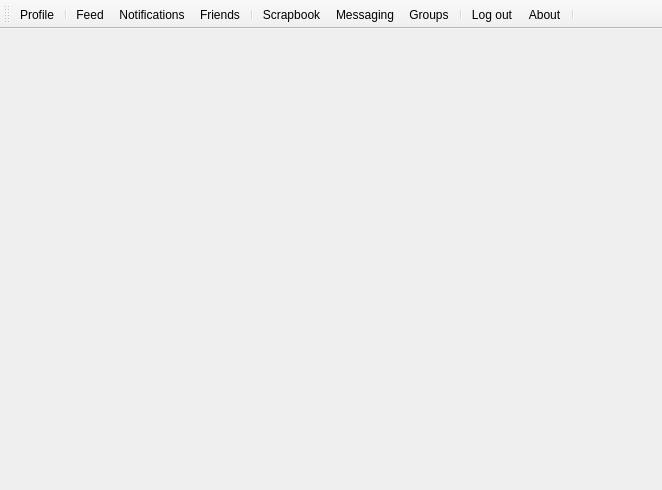
<?xml version="1.0" encoding="UTF-8"?>
<ui version="4.0">
 <class>MainWindow</class>
 <widget class="QMainWindow" name="MainWindow">
  <property name="geometry">
   <rect>
    <x>0</x>
    <y>0</y>
    <width>662</width>
    <height>490</height>
   </rect>
  </property>
  <property name="windowTitle">
   <string>MainWindow</string>
  </property>
  <widget class="QWidget" name="centralwidget">
   <layout class="QGridLayout" name="gridLayout">
    <item row="0" column="0">
     <widget class="QStackedWidget" name="stackedWidget">
      <property name="currentIndex">
       <number>0</number>
      </property>
      <widget class="QWidget" name="page"/>
      <widget class="QWidget" name="page_2"/>
     </widget>
    </item>
   </layout>
  </widget>
  <widget class="QToolBar" name="toolBar">
   <property name="windowTitle">
    <string>toolBar</string>
   </property>
   <property name="toolButtonStyle">
    <enum>Qt::ToolButtonTextUnderIcon</enum>
   </property>
   <attribute name="toolBarArea">
    <enum>TopToolBarArea</enum>
   </attribute>
   <attribute name="toolBarBreak">
    <bool>false</bool>
   </attribute>
   <addaction name="actionAboutMe"/>
   <addaction name="separator"/>
   <addaction name="actionFeed"/>
   <addaction name="actionNotifications"/>
   <addaction name="actionFriend"/>
   <addaction name="separator"/>
   <addaction name="actionScrapbook"/>
   <addaction name="actionMessaging"/>
   <addaction name="actionGroups"/>
   <addaction name="separator"/>
   <addaction name="actionLog_out"/>
   <addaction name="actionAbout_Rocketbook"/>
   <addaction name="separator"/>
  </widget>
  <action name="actionFeed">
   <property name="icon">
    <iconset resource="icons.qrc">
     <normaloff>:/feed.png</normaloff>:/feed.png</iconset>
   </property>
   <property name="text">
    <string>Feed</string>
   </property>
   <property name="toolTip">
    <string>View Feed</string>
   </property>
  </action>
  <action name="actionAboutMe">
   <property name="icon">
    <iconset>
     <normaloff>user.png</normaloff>user.png</iconset>
   </property>
   <property name="text">
    <string>Profile</string>
   </property>
   <property name="toolTip">
    <string>Manage account</string>
   </property>
  </action>
  <action name="actionNotifications">
   <property name="icon">
    <iconset>
     <normaloff>notification.png</normaloff>notification.png</iconset>
   </property>
   <property name="text">
    <string>Notifications</string>
   </property>
   <property name="toolTip">
    <string>View notifications</string>
   </property>
  </action>
  <action name="actionFriend">
   <property name="icon">
    <iconset resource="icons.qrc">
     <normaloff>:/friends.png</normaloff>:/friends.png</iconset>
   </property>
   <property name="text">
    <string>Friends</string>
   </property>
   <property name="toolTip">
    <string>See the latest feed</string>
   </property>
  </action>
  <action name="actionLog_out">
   <property name="icon">
    <iconset>
     <normaloff>logout.png</normaloff>logout.png</iconset>
   </property>
   <property name="text">
    <string>Log out</string>
   </property>
   <property name="toolTip">
    <string>Come back soon!</string>
   </property>
  </action>
  <action name="actionGroups">
   <property name="icon">
    <iconset>
     <normaloff>group.png</normaloff>group.png</iconset>
   </property>
   <property name="text">
    <string>Groups</string>
   </property>
   <property name="toolTip">
    <string>View your groups</string>
   </property>
  </action>
  <action name="actionMessaging">
   <property name="icon">
    <iconset resource="icons.qrc">
     <normaloff>:/message.png</normaloff>:/message.png</iconset>
   </property>
   <property name="text">
    <string>Messaging</string>
   </property>
   <property name="toolTip">
    <string>Create a new post</string>
   </property>
  </action>
  <action name="actionScrapbook">
   <property name="icon">
    <iconset resource="icons.qrc">
     <normaloff>:/scrapbook.png</normaloff>:/scrapbook.png</iconset>
   </property>
   <property name="text">
    <string>Scrapbook</string>
   </property>
   <property name="toolTip">
    <string>View the scrapbook</string>
   </property>
  </action>
  <action name="actionAbout_Rocketbook">
   <property name="icon">
    <iconset resource="icons.qrc">
     <normaloff>:/about.png</normaloff>:/about.png</iconset>
   </property>
   <property name="text">
    <string>About</string>
   </property>
   <property name="toolTip">
    <string>See app and developer information</string>
   </property>
  </action>
 </widget>
 <resources>
  <include location="icons.qrc"/>
 </resources>
 <connections/>
</ui>
